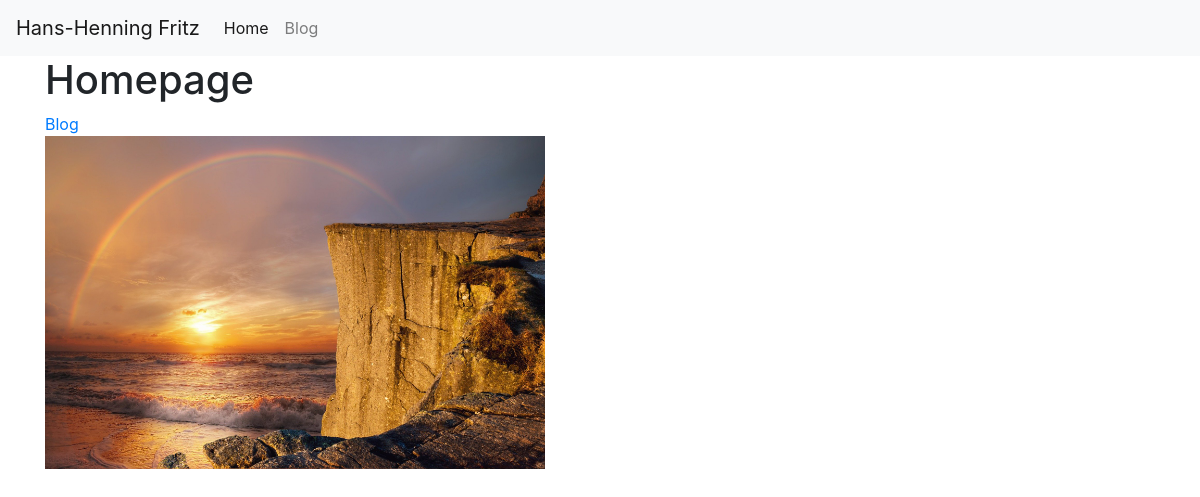
The app's page /, older data.
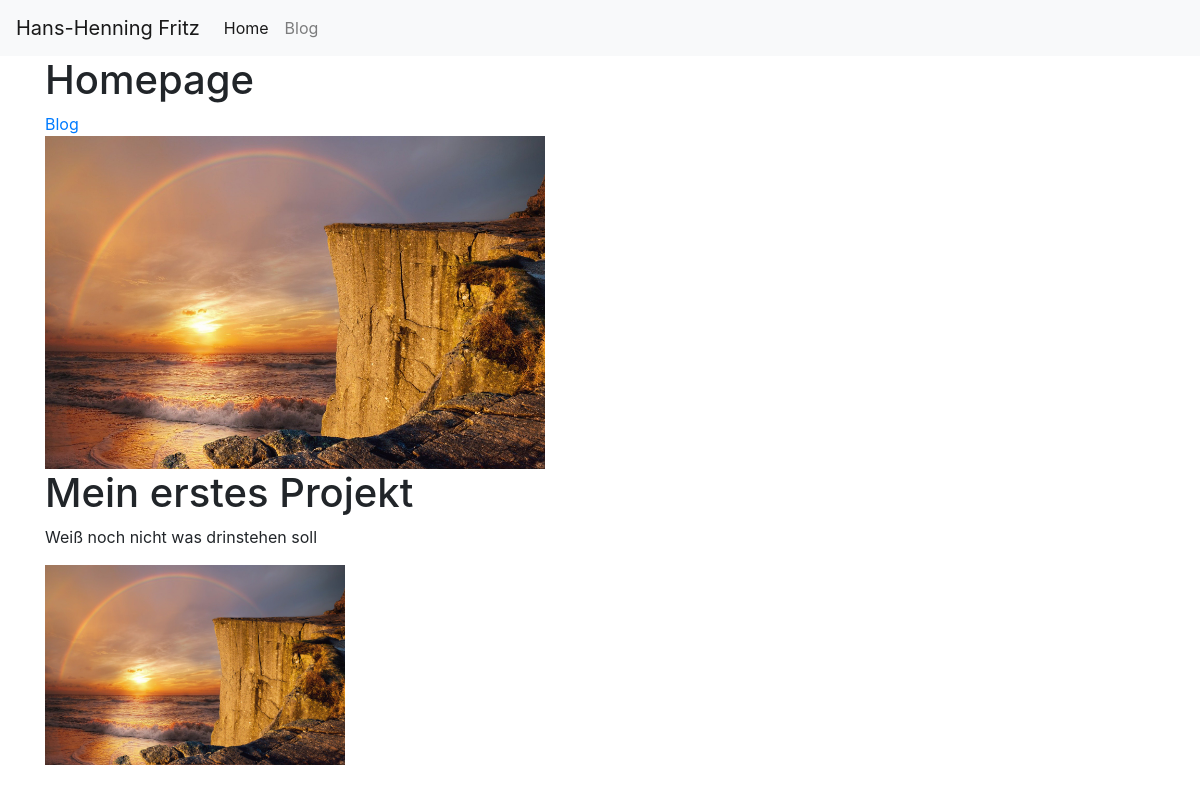
The same page, newer data.
### portfolio/models.py (models this page shows, shortened)
class Project(models.Model):
    title = models.CharField(max_length=100)
    description = models.CharField(max_length=250)
    image = models.ImageField(upload_to='portfolio/images')
    url = models.URLField(blank=True)

### portfolio/views.py (the view)
# urls.py: 2. Add a URL to urlpatterns:  path('', views.home, name='home')
def home(request):
    projects = Project.objects.all()
    return render(request,'portfolio/home.html', {'projects': projects})

### portfolio/templates/portfolio/home.html (shortened to what this page needs)
{% extends 'portfolio/base.html' %}
{% block content %}
    {% load static %}
    <h1>Homepage</h1>
    <a href="{% url 'blog:all_blogs' %}">Blog</a>
    <br />
    <img src="{% static 'portfolio/landschaft_meer.jpg' %}" width=500>
    {% for project in projects %}
    <h1>{{ project.title }}</h1>
    <p>{{ project.description }}</p>
    <img src="{{ project.image.url }}" width=300>
    {% endfor %}
{% endblock  %}

### portfolio/templates/portfolio/base.html (shortened to what this page needs)
<!doctype html>
<html lang="en">
  <head>
  {% load static %}
    <link rel="stylesheet" href="https://stackpath.bootstrapcdn.com/bootstrap/4.4.1/css/bootstrap.min.css">
  </head>
  <body>
    <nav class="navbar navbar-expand-lg navbar-light bg-light">
    <a class="navbar-brand" href="{% url 'home' %}">Hans-Henning Fritz</a>
    <div class="collapse navbar-collapse" id="navbarSupportedContent">
        <ul class="navbar-nav mr-auto">
        <li class="nav-item active">
            <a class="nav-link" href="{% url 'home' %}">Home <span class="sr-only">(current)</span></a>
        </li>
        <li class="nav-item">
            <a class="nav-link" href="{% url 'blog:all_blogs' %}">Blog</a>
        </li>
        </ul>
    </div>
    </nav>
    <div class="container">
    {% block content %}
    {% endblock  %}
    </div>
  </body>
</html>

Row changes from the older to the newer data that the page shows:
added Project: title "Mein erstes Projekt", description "Weiß noch nicht was drinstehen soll", image (picture)
